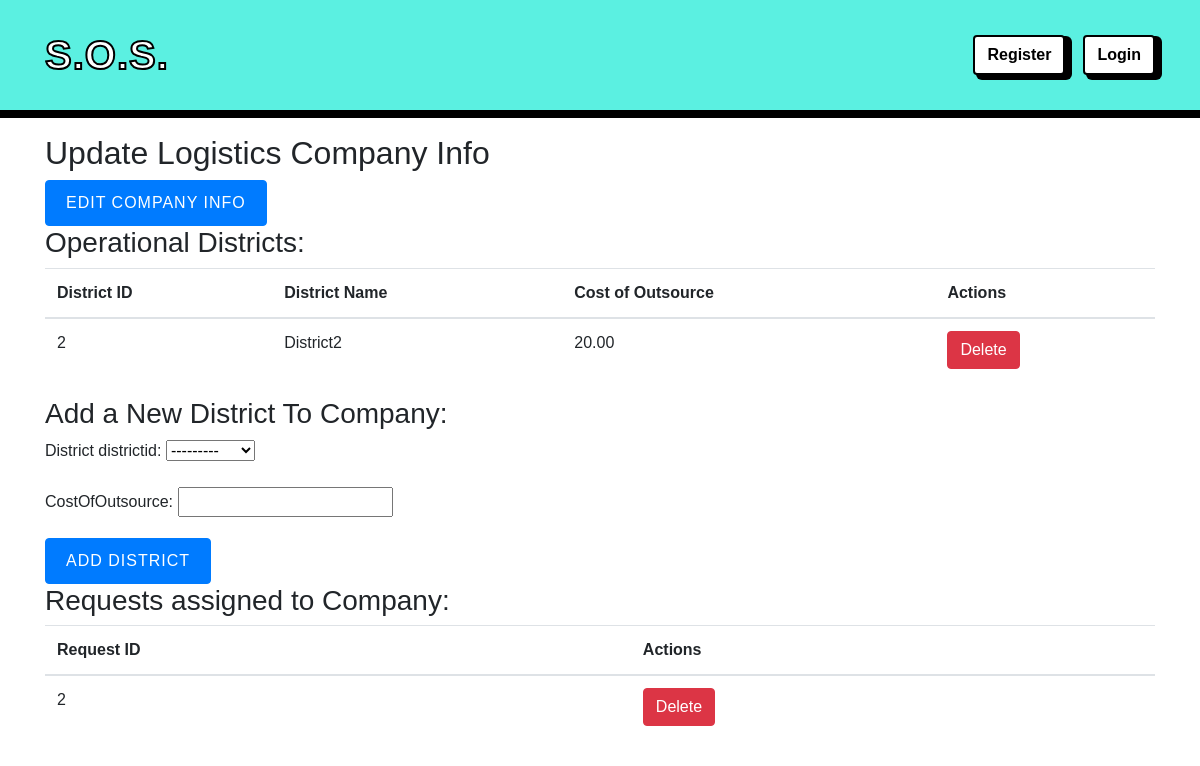
Page /myapp/logistics/2/edit/ on the committed database.
### myapp/models.py (models this page shows, shortened)
class LogisticsCompany_has_District(models.Model):
    LogisticsCompany_CompanyID = models.ForeignKey(LogisticsCompany, on_delete=models.CASCADE)
    District_DistrictID = models.ForeignKey(District, on_delete=models.CASCADE)
    CostOfOutsource = models.DecimalField(max_digits=10, decimal_places=2, null=True)

class District(models.Model):
    DistrictID = models.IntegerField(primary_key=True)
    DistrictName = models.CharField(max_length=45, null=True)
    Coordination = models.CharField(max_length=45, null=True)
    Population = models.IntegerField(null=True)
    def __str__(self):
        return self.DistrictName

class Request_has_LogisticsCompany(models.Model):
    Request_RequestID = models.ForeignKey(Request, on_delete=models.CASCADE, null=True)
    LogisticsCompany_CompanyID = models.ForeignKey(LogisticsCompany, on_delete=models.CASCADE, null=True)
    DeliveryTime = models.DateField(null=True)

class Request(models.Model):
    RequestID = models.IntegerField(primary_key=True)
    RequestTime = models.DateField(null=True)
    CurrentStatus = models.CharField(max_length=45, null=True)
    DeliveryTime = models.DateField(null=True)
    Victim_RequesterID = models.ForeignKey(Victim, on_delete=models.CASCADE, null=True)

### myapp/views.py (the view)
# urls.py: path('logistics/<int:pk>/edit/', views.logistics_update_view, name='logistics_edit'),
def logistics_update_view(request, pk):
    logistics = get_object_or_404(LogisticsCompany, pk=pk)
    districts = District.objects.all()
    logistics_districts = LogisticsCompany_has_District.objects.filter(LogisticsCompany_CompanyID=pk)
    company_requests = Request_has_LogisticsCompany.objects.filter(LogisticsCompany_CompanyID=pk)
    if request.method == 'POST':
        district_form = LogisticsCompanyHasDistrictForm(request.POST)
        if district_form.is_valid():
            new_district = district_form.save(commit=False)
            new_district.LogisticsCompany_CompanyID = logistics
            new_district.save()
            return redirect('logistics_edit', pk=pk)
    else:
        district_form = LogisticsCompanyHasDistrictForm()
    return render(request, 'logistics_update.html', {
        'logistics': logistics,
        'district_form': district_form,
        'districts': districts,
        'logistics_districts': logistics_districts,
        'company_requests': company_requests
    })

### myapp/forms.py
class LogisticsCompanyHasDistrictForm(forms.ModelForm):
    class Meta:
        model = LogisticsCompany_has_District
        fields = ['District_DistrictID', 'CostOfOutsource']
    District_DistrictID = forms.ModelChoiceField(queryset=District.objects.all())

### myapp/templates/logistics_update.html (shortened to what this page needs)
{% extends 'main.html' %}
{% block content %}
    <h2>Update Logistics Company Info</h2>
    <a href="{% url 'company_edit' pk=logistics.pk %}" class="btn btn-primary">Edit Company Info</a>
    <h3>Operational Districts:</h3>
    <table class="table">
        <thead>
            <tr>
                <th>District ID</th>
                <th>District Name</th>
                <th>Cost of Outsource</th>
                <th>Actions</th>
            </tr>
        </thead>
        <tbody>
            {% for logistic_district in logistics_districts %}
                <tr>
                    <td>{{ logistic_district.District_DistrictID.DistrictID }}</td>
                    <td>{{ logistic_district.District_DistrictID.DistrictName }}</td>
                    <td>{{ logistic_district.CostOfOutsource }}</td>
                    <td>
                        <form method="POST" action="{% url 'delete_district' pk=logistic_district.pk %}">
                            <button class="btn btn-danger" type="submit">Delete</button>
                        </form>
                    </td>
                </tr>
            {% endfor %}
        </tbody>
    </table>
    <h3>Add a New District To Company:</h3>
    <form method="POST">
        {{ district_form.as_p }}
        <button type="submit" class="btn btn-primary">Add District</button>
    </form>
    <h3>Requests assigned to Company:</h3>
    <table class="table">
        <thead>
            <tr>
                <th>Request ID</th>
                <th>Actions</th>
            </tr>
        </thead>
        <tbody>
            {% for company_request in company_requests %}
                <tr>
                    <td>{{ company_request.Request_RequestID.RequestID }}</td>
                    <td>
                        <form method="POST" action="{% url 'delete_request' pk=company_request.pk %}">
                            <button class="btn btn-danger" type="submit">Delete</button>
                        </form>
                    </td>
                </tr>
            {% endfor %}
        </tbody>
    </table>
{% endblock %}

### myapp/static/myapp/styles.css (style rules this page uses)
.btn-primary { background-color: #007bff; border-color: #007bff; color: #fff; padding: 10px 20px; letter-spacing: 1px; text-transform: uppercase; transition: transform 0.3s ease; }

### rows in the picture
LogisticsCompany_has_District: District_DistrictID.DistrictID "2", District_DistrictID.DistrictName "District2", CostOfOutsource "20.00"
Request_has_LogisticsCompany: Request_RequestID.RequestID "2"
